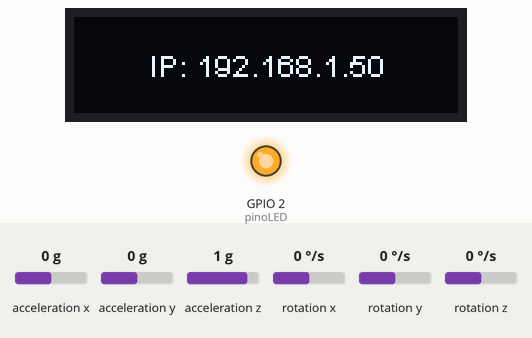
This sketch was run on a simulated ESP8266 (NodeMCU). Shown: 128×32 one-colour display, output pins drawn as LEDs (lit = HIGH). Wiring (inferred from the names in the program): MPU-6050 motion sensor at I2C address 0x68. Inputs (shaded band) come from the test bench; at power-on: acceleration y 0 g, acceleration x 0 g, acceleration z 1 g, rotation x 0 °/s, rotation y 0 °/s, rotation z 0 °/s. WiFi joins after 1.5 s; servers stay silent unless stated; network time is answered at once with the bench clock; the local clock reads 2024-03-15 10:24:30 at power-on unless the sketch sets it; what the sketch prints to the serial monitor is not drawn.

Above: at 1.6 s.
At 2.7 s:
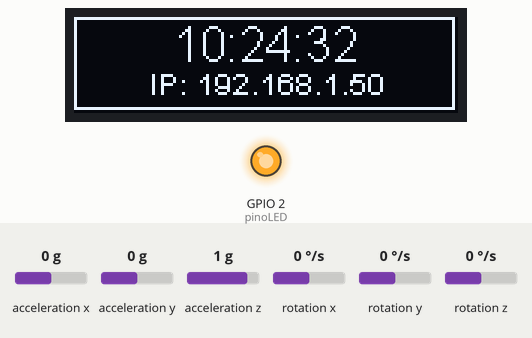
2.8 s: acceleration y set to -0.8 g
At 3.4 s:
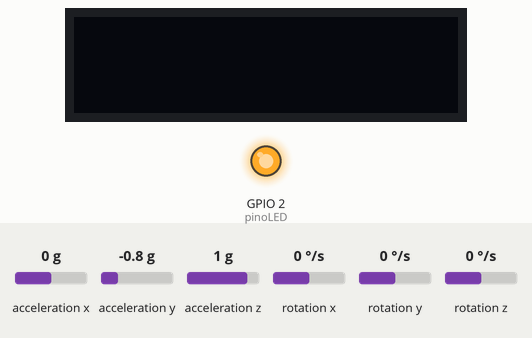
Timing chart, 0 to 5.8 s (numbered marks = the images above; inputs shaded):
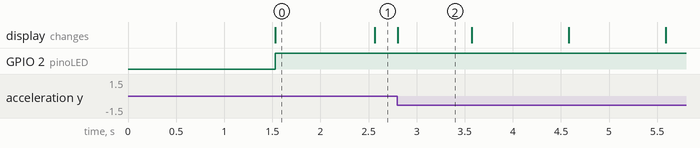

Measured:
- after the input at 2.8 s, the display: changes at once (image 2)
- what the display in image 0 shows lasts 1.1 s, from 1.5 s to 2.6 s
- what the display in image 2 shows lasts 0.8 s, from 2.8 s to 3.6 s

The sketch:

Atividade_7.ino
```cpp
#include <NTPClient.h>
#include <ESP8266WiFi.h>
#include <SSD1306Wire.h>
#include <AM2320.h>
#include <WiFiUdp.h>
#include <Wire.h>

#define SDA_PIN       4 //D2
#define SCL_PIN       5 //D1
#define ENDERECO_OLED 0x3C
#define ENDERECO_MPU  0x68
#define TAMANHO       GEOMETRY_128_32
#define TIME_ZONE    -3
// Configuracoes iniciais
#define pinoBotao     0
#define pinoLED       2

// Variveis de controle
int           statusLED = LOW;
int           statusBotao;
int           statusAnteriorBotao = HIGH;
unsigned long tempoAnteriorDebounce = 0;
unsigned long debounceDelay = 50;   // tempo do debounce time; aumentar se saida oscila

// WiFi network info.
const char*   ssid = "Carlos";
const char*   senha = "Heineken1986";

unsigned long contador;         // the debounce time; increase if the output flickers
unsigned long intervalo = 1000; // Tempo em ms do intervalo a ser utilizado

float         temperatura;
float         umidade;

bool mudouDirecao, mudouDirecaoAnterior;
//Variaveis para armazenar valores dos sensores
int AcX, AcY, AcZ, Tmp, GyX, GyY, GyZ;

SSD1306Wire display(ENDERECO_OLED, SDA_PIN, SCL_PIN, TAMANHO); // SDA, SCL -> Configuracao do display SSD1306
AM2320      sensor; // Cria uma instancia do sensor AM2320
WiFiUDP     ntpUDP; // Cliente UDP para o NTP
NTPClient   horaCliente(ntpUDP, "pool.ntp.org", TIME_ZONE * 3600, 60000); // Configuracao do Cliente NTP

void setup()
{
  Wire.begin(SDA_PIN, SCL_PIN);
  Wire.beginTransmission(ENDERECO_MPU);
  Wire.write(0x6B);
  //Inicializa o MPU-6050
  Wire.write(0);
  Wire.endTransmission(true);

  // Conexao to Wi-Fi
  display.init();
  if (lePosicao()) display.flipScreenVertically();
  display.setTextAlignment(TEXT_ALIGN_CENTER_BOTH);
  display.setFont(ArialMT_Plain_24);
  display.drawString(display.getWidth() / 2, display.getHeight() / 2, "Conectando");
  display.display();

  Serial.begin(115200);
  Serial.print("Conectando ");
  Serial.println(ssid);
  WiFi.begin(ssid, senha);
  while (WiFi.status() != WL_CONNECTED) {
    delay(500);
    Serial.print(".");
  }
  // Mostra IP do servidor
  Serial.println("");
  Serial.println("WiFi conectado.");
  Serial.print("Endereço IP: ");
  Serial.println(WiFi.localIP());
  Serial.println("Use este endereço para conectar ao ESP8266");
  Serial.println();

  // Mostra o IP da conexao no display OLED
  display.clear();
  display.setFont(ArialMT_Plain_10);
  display.drawString(display.getWidth() / 2, display.getHeight() / 2, "IP: " + WiFi.localIP().toString());
  display.display();

  sensor.begin(SDA_PIN, SCL_PIN); // Conecta o sensor AM2320 ao barramento I2C - SDA, SCL
  contador = millis(); // Inicializa o contador para o intervalo

  horaCliente.begin();
  contador = millis();

  pinMode(pinoBotao, INPUT);
  pinMode(pinoLED, OUTPUT);

  digitalWrite(pinoLED, statusLED);
}

void loop()
{
  String infoDisplay; // Variavel que armazena a informacao a ser mostrada no display ou porta serial
  char strDisplay[30]; // Variavel auxiliar para armazenar infoDisplay formatada
  mudouDirecao = lePosicao();
  int reading = digitalRead(pinoBotao);
  // verifica o botao foi pressionado (entrada mudou de LOW para HIGH)
  // e se foi tempo suficiente para ignorar qualquer ruído:
  // VErifica a mudanca de status por ruído ou presionar o botao:
  if (reading != statusAnteriorBotao) {
    // reset
    tempoAnteriorDebounce = millis();
  }

  if ((millis() - tempoAnteriorDebounce) > debounceDelay) {
    // seja qual for a leitura, verifica se esta ocorreu a mais tempo que o debounce
    // se isto ocorrer então passa a ser o estado atual:
    // verifica se o estado do botão foi alterado:
    if (reading != statusBotao) {
      statusBotao = reading;
      // somente inverte o LED se o novo estado fo botao for HIGH
      if (statusBotao == HIGH) {
        statusLED = !statusLED;
      }
    }
  }
  digitalWrite(pinoLED, statusLED);
  // armazena a leitura e na próxima passagem pelo loop sera o statusAnteriorBotao:
  statusAnteriorBotao = reading;
  if(statusLED == LOW)
  {
    if (millis() - contador > intervalo)
    {
      if (sensor.measure())
      { // Verifica se o sensor esta operacional para leitura dos valores
        temperatura = sensor.getTemperature(); // Obtem o valor de temperatura
        umidade = sensor.getHumidity(); // Obtem o valor da umidade relativa
        sprintf(strDisplay, "%.1fºC  -  %.0f%%", temperatura, umidade); // Formata a saida para ser mostrada no display
      } else {
        sprintf(strDisplay, "Erro leitura");
      }
      infoDisplay = strDisplay; // Atualiza o conteudo da informacao para String infoDisplay
      Serial.println(infoDisplay); // Imprime informacao formatada na serial
      // Mostra informacao atualizada da hora no display OLED
      display.clear();
      display.drawRect(0, 0, display.getWidth() - 1, display.getHeight() - 1);
      display.setTextAlignment(TEXT_ALIGN_CENTER);
      display.setFont(ArialMT_Plain_16);
      display.drawString(display.getWidth() / 2, display.getHeight() / 2 - 16, infoDisplay);
      display.setFont(ArialMT_Plain_10);
      display.drawString(display.getWidth() / 2, display.getHeight() / 2 + (TAMANHO == GEOMETRY_128_64 ? 5 : 0), "IP: " + WiFi.localIP().toString());
      display.display();

      contador = millis();
    }
  }
  else
  {
    if (millis() - contador > intervalo)
    {
      horaCliente.update(); // Atualiza a hora no sistema utilizando o servidor NTP
      infoDisplay = horaCliente.getFormattedTime();
      // Mostra hora na porta Serial
      Serial.println(infoDisplay); // Imprime informacao formatada na serial
      // Mostra hora no display OLED
      display.clear();
      display.drawRect(0, 0, display.getWidth() - 1, display.getHeight() - 1);
      display.setTextAlignment(TEXT_ALIGN_CENTER);
      display.setFont(ArialMT_Plain_16);
      display.drawString(display.getWidth() / 2,  0, infoDisplay);
      display.setFont(ArialMT_Plain_10);
      display.drawString(display.getWidth() / 2, 16, "IP: " + WiFi.localIP().toString());
      display.display();

      contador = millis();
    }
  }
  // Mostra informacao atualizada da hora no display OLED
  if (mudouDirecao != mudouDirecaoAnterior) {
    if (mudouDirecao) {
      display.init();
      display.flipScreenVertically();
    } else {
      display.init();
    }
    mudouDirecaoAnterior = mudouDirecao;
  }
}

bool lePosicao() {
  Wire.beginTransmission(ENDERECO_MPU);
  Wire.write(0x3B);  // starting with register 0x3B (ACCEL_XOUT_H)
  Wire.endTransmission(false);
  //Solicita os dados do sensor
  Wire.requestFrom(ENDERECO_MPU, 14, 1);
  //Armazena o valor dos sensores nas variaveis correspondentes
  AcX = Wire.read() << 8 | Wire.read(); //0x3B (ACCEL_XOUT_H) & 0x3C (ACCEL_XOUT_L)
  AcY = Wire.read() << 8 | Wire.read(); //0x3D (ACCEL_YOUT_H) & 0x3E (ACCEL_YOUT_L)
  AcZ = Wire.read() << 8 | Wire.read(); //0x3F (ACCEL_ZOUT_H) & 0x40 (ACCEL_ZOUT_L)
  Tmp = Wire.read() << 8 | Wire.read(); //0x41 (TEMP_OUT_H) & 0x42 (TEMP_OUT_L)
  GyX = Wire.read() << 8 | Wire.read(); //0x43 (GYRO_XOUT_H) & 0x44 (GYRO_XOUT_L)
  GyY = Wire.read() << 8 | Wire.read(); //0x45 (GYRO_YOUT_H) & 0x46 (GYRO_YOUT_L)
  GyZ = Wire.read() << 8 | Wire.read(); //0x47 (GYRO_ZOUT_H) & 0x48 (GYRO_ZOUT_L)

  AcX = map(AcX, 0, 65535, 0, 200);
  AcY = map(AcY, 0, 65535, 0, 200);
  AcZ = map(AcZ, 0, 65535, 0, 200);

  GyX = map(GyX, 0, 65535, 0, 200);
  GyY = map(GyY, 0, 65535, 0, 200);
  GyZ = map(GyZ, 0, 65535, 0, 200);

  return AcY > 145;
}
```
